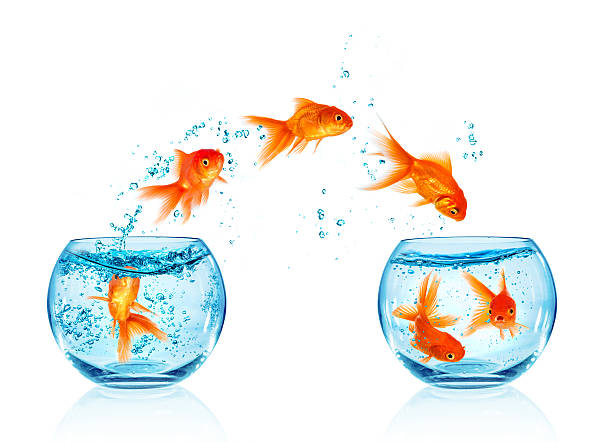
#> input picture Lab_01/Activity_1.1/fish.jpg, 612 x 442 px
$ jupyter execute Activity_1.1.ipynb
#> lines starting #> are read from the running program, lines starting #| are printed output that depends on the picture
[cell 1]
# import Lib
import cv2
import numpy as np
import math
import matplotlib.image as mping

from matplotlib import pyplot as plt
from mpl_toolkits.mplot3d import Axes3D

[cell 2]
img_1 = mping.imread("fish.jpg")
#> img_1 is the input picture: shape (442, 612, 3); mean R, G, B 236.7, 239.4, 237
img_2 = mping.imread("girl.jpg")
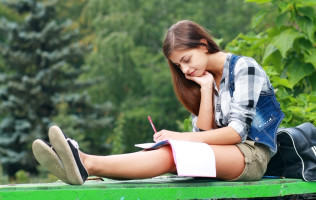
#> input picture Lab_01/Activity_1.1/girl.jpg, 316 x 200 px
#> img_2 is the input picture: shape (200, 316, 3); mean R, G, B 104.5, 124.7, 92.7

[cell 3]
BGR = cv2.cvtColor(img_1, cv2.COLOR_BGR2RGB)
xB = BGR[:,:,0]
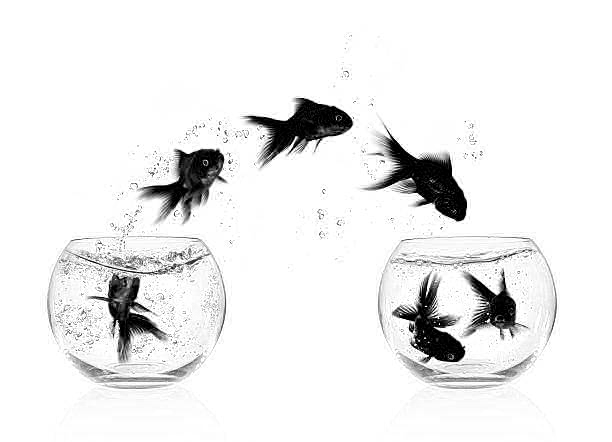
#> xB: shape (442, 612); min 0, max 255, mean 237
xG = BGR[:,:,1]
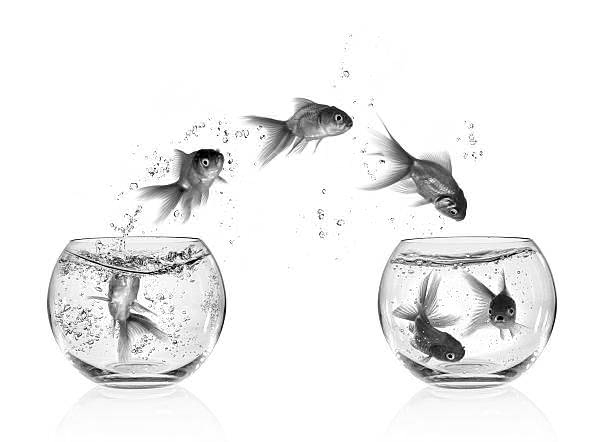
#> xG: shape (442, 612); min 0, max 255, mean 239.4
xR = BGR[:,:,2]
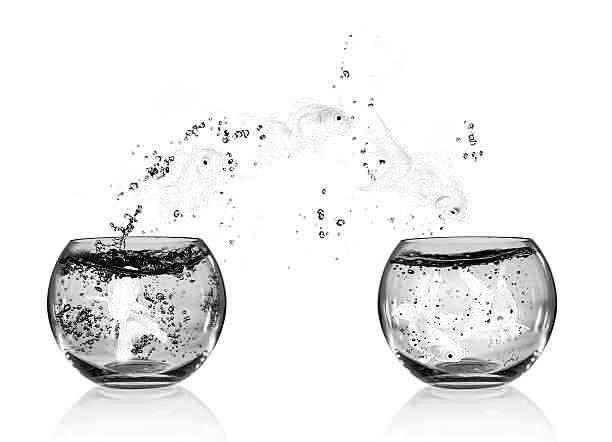
#> xR: shape (442, 612); min 0, max 255, mean 236.7

yR = img_1[:,:,0]
yG = img_1[:,:,1]
yB = img_1[:,:,2]

# Config Show Picture
# Line 1
plt.subplot(2,4,1);plt.imshow(BGR);plt.title("BGR")
plt.subplot(2,4,2);plt.imshow(xB, cmap='gray');plt.title("B")
plt.subplot(2,4,3);plt.imshow(xG, cmap='gray');plt.title("G")
plt.subplot(2,4,4);plt.imshow(xR, cmap='gray');plt.title("R")

# Line 2
plt.subplot(2,4,5);plt.imshow(img_1);plt.title("RGB")
plt.subplot(2,4,6);plt.imshow(yR, cmap='gray');plt.title("R")
plt.subplot(2,4,7);plt.imshow(yG, cmap='gray');plt.title("G")
plt.subplot(2,4,8);plt.imshow(yB, cmap='gray');plt.title("B")
#> figure, not shown here; B, G, R data is drawn as R, G, B

[cell 4]
X = np.transpose(img_2)
Y = np.moveaxis(img_2, 2, 0)
height, width, channels = img_2.shape
#> height = 200; width = 316; channels = 3
R = np.reshape(img_2, (channels, height, width))

print('Image Shape : ',img_2.shape)
#| Image Shape :  (200, 316, 3)
print('Tranpose --> ',X.shape)
#| Tranpose -->  (3, 316, 200)
print('Moveaxis --> ',Y.shape)
#| Moveaxis -->  (3, 200, 316)
print('Reshape --> ',R.shape)
#| Reshape -->  (3, 200, 316)

plt.subplot(2, 2, 1);plt.imshow(img_2[:,:, 0], cmap='gray');plt.title("Image_Original")
plt.subplot(2, 2, 2);plt.imshow(X[0, :, :], cmap='gray');plt.title("Image_Tranpose")
plt.subplot(2, 2, 3);plt.imshow(Y[0, :, :], cmap = "gray");plt.title("Image_MoveAxis")
plt.subplot(2, 2, 4);plt.imshow(R[0, :, :], cmap= "gray");plt.title("Image_Reshape")
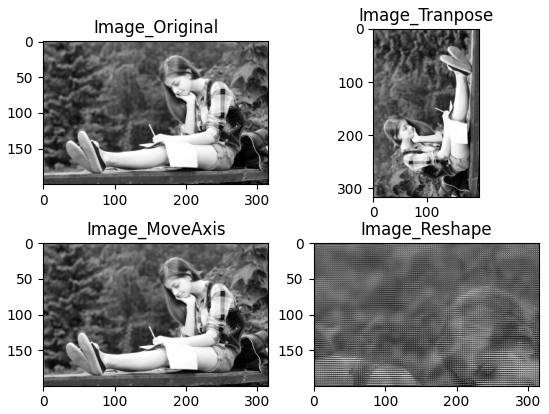
#> figure drawn by matplotlib, 4 panels

[cell 5]
image = cv2.cvtColor(img_2, cv2.COLOR_RGB2GRAY)
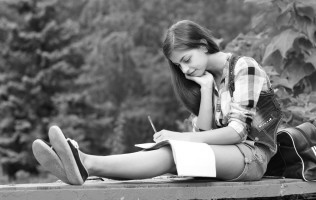
#> image: shape (200, 316); min 3, max 255, mean 115

# print("Original",image)
plt.subplot(1, 2, 1);plt.imshow(image,cmap='gray');plt.title('Original')

def BitQuantize(img):
    H,W = img.shape
#> H = 200; W = 316
    for w in range(0,W):
        for h in range(0,H):
            img[h][w] = (img[h][w]/255)*15
    return img

img_Bit = BitQuantize(image)
plt.subplot(1, 2, 2);plt.imshow(img_Bit,cmap='gray');plt.title('Quantize')
# print("Quantize",img_Bit)

[cell 6]
img_gray = cv2.cvtColor(img_2, cv2.COLOR_BGR2GRAY)
img_resize = cv2.resize(img_gray, (300, 300))
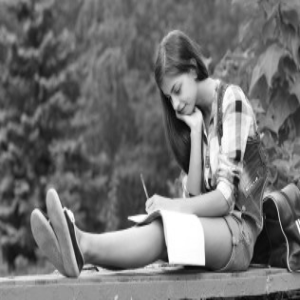
#> img_resize: shape (300, 300); min 3, max 255, mean 112.7

plt.imshow(img_resize, cmap='gray')

# create the x and y coordinate arrays
x, y = np.mgrid[0:img_resize.shape[0], 0:img_resize.shape[1]]

# create the figure
fig = plt.figure()
ax = fig.add_subplot(projection='3d')
ax.plot_surface(x, y, img_resize, cmap=plt.cm.gray)
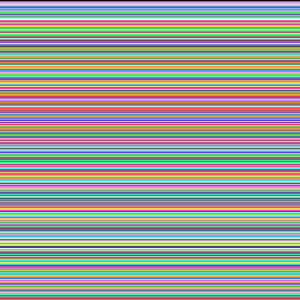
#> x: shape (300, 300) int64; 300 distinct labels, from 0 to 299; one colour per label, 0 black
ax.set_zlim(0,256)
ax.zaxis.set_major_formatter('{x:.02f}')
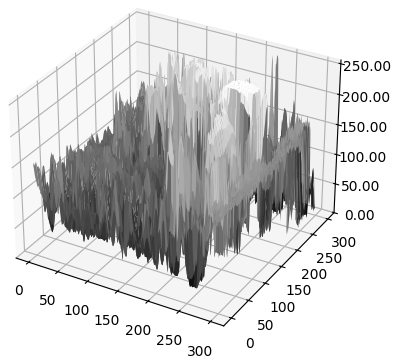
#> figure drawn by matplotlib, 1 panel
